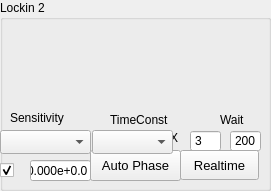
   <widget class="QGroupBox" name="lockin2Group">
    <property name="geometry">
     <rect>
      <x>290</x>
      <y>90</y>
      <width>271</width>
      <height>191</height>
     </rect>
    </property>
    <property name="title">
     <string>Lockin 2</string>
    </property>
    <widget class="PlotWidget" name="realDisChart2" native="true">
     <property name="geometry">
      <rect>
       <x>10</x>
       <y>20</y>
       <width>251</width>
       <height>91</height>
      </rect>
     </property>
     <property name="mytype" stdset="0">
      <string>chart</string>
     </property>
    </widget>
    <widget class="QPushButton" name="autoPhase2">
     <property name="geometry">
      <rect>
       <x>90</x>
       <y>150</y>
       <width>91</width>
       <height>31</height>
      </rect>
     </property>
     <property name="font">
      <font>
       <pointsize>10</pointsize>
       <bold>false</bold>
      </font>
     </property>
     <property name="text">
      <string>Auto Phase</string>
     </property>
    </widget>
    <widget class="QSpinBox" name="wait2multip">
     <property name="geometry">
      <rect>
       <x>190</x>
       <y>130</y>
       <width>31</width>
       <height>22</height>
      </rect>
     </property>
     <property name="buttonSymbols">
      <enum>QAbstractSpinBox::ButtonSymbols::NoButtons</enum>
     </property>
     <property name="text" stdset="0">
      <string>3</string>
     </property>
     <property name="minimum">
      <number>1</number>
     </property>
     <property name="maximum">
      <number>10</number>
     </property>
     <property name="value">
      <number>3</number>
     </property>
    </widget>
    <widget class="QLabel" name="label2">
     <property name="geometry">
      <rect>
       <x>170</x>
       <y>130</y>
       <width>16</width>
       <height>16</height>
      </rect>
     </property>
     <property name="text">
      <string>X</string>
     </property>
    </widget>
    <widget class="QSpinBox" name="wait2">
     <property name="geometry">
      <rect>
       <x>230</x>
       <y>130</y>
       <width>31</width>
       <height>22</height>
      </rect>
     </property>
     <property name="buttonSymbols">
      <enum>QAbstractSpinBox::ButtonSymbols::NoButtons</enum>
     </property>
     <property name="text" stdset="0">
      <string>200</string>
     </property>
     <property name="minimum">
      <number>0</number>
     </property>
     <property name="maximum">
      <number>10000</number>
     </property>
     <property name="value">
      <number>200</number>
     </property>
    </widget>
    <widget class="QLabel" name="label_20">
     <property name="geometry">
      <rect>
       <x>10</x>
       <y>110</y>
       <width>61</width>
       <height>16</height>
      </rect>
     </property>
     <property name="text">
      <string>Sensitivity</string>
     </property>
     <property name="mytype" stdset="0">
      <string>label</string>
     </property>
    </widget>
    <widget class="QLabel" name="label_21">
     <property name="geometry">
      <rect>
       <x>110</x>
       <y>110</y>
       <width>61</width>
       <height>20</height>
      </rect>
     </property>
     <property name="text">
      <string>TimeConst</string>
     </property>
     <property name="mytype" stdset="0">
      <string>label</string>
     </property>
    </widget>
    <widget class="QLabel" name="label_22">
     <property name="geometry">
      <rect>
       <x>220</x>
       <y>110</y>
       <width>31</width>
       <height>20</height>
      </rect>
     </property>
     <property name="text">
      <string>Wait</string>
     </property>
     <property name="mytype" stdset="0">
      <string>label</string>
     </property>
    </widget>
    <widget class="QPushButton" name="realtimeDisp2">
     <property name="geometry">
      <rect>
       <x>180</x>
       <y>150</y>
       <width>79</width>
       <height>30</height>
      </rect>
     </property>
     <property name="font">
      <font>
       <pointsize>10</pointsize>
      </font>
     </property>
     <property name="text">
      <string>Realtime</string>
     </property>
     <property name="checkable">
      <bool>true</bool>
     </property>
    </widget>
    <widget class="QComboBox" name="timeConst2">
     <property name="geometry">
      <rect>
       <x>92</x>
       <y>130</y>
       <width>81</width>
       <height>24</height>
      </rect>
     </property>
     <property name="font">
      <font>
       <pointsize>6</pointsize>
      </font>
     </property>
    </widget>
    <widget class="QComboBox" name="sensitivity2">
     <property name="geometry">
      <rect>
       <x>0</x>
       <y>130</y>
       <width>91</width>
       <height>24</height>
      </rect>
     </property>
     <property name="font">
      <font>
       <pointsize>6</pointsize>
      </font>
     </property>
    </widget>
    <widget class="QCheckBox" name="activeLockin2">
     <property name="geometry">
      <rect>
       <x>0</x>
       <y>160</y>
       <width>21</width>
       <height>20</height>
      </rect>
     </property>
     <property name="toolTip">
      <string>Active Instrument?</string>
     </property>
     <property name="text">
      <string/>
     </property>
     <property name="checked">
      <bool>true</bool>
     </property>
     <property name="mytype" stdset="0">
      <string>checkbox</string>
     </property>
    </widget>
    <widget class="QLineEdit" name="realDisChart2Num">
     <property name="geometry">
      <rect>
       <x>30</x>
       <y>160</y>
       <width>61</width>
       <height>21</height>
      </rect>
     </property>
     <property name="text">
      <string>0.000e+0.0</string>
     </property>
     <property name="mytype" stdset="0">
      <string>inst_disp</string>
     </property>
    </widget>
   </widget>
